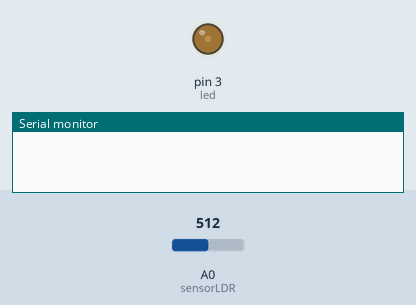
Recording of a sketch running on a simulated Arduino Uno, built with avr-gcc and run on an emulated ATmega328P. Parts: output pins drawn as LEDs (lit = HIGH), the last lines printed to the serial monitor. The test bench sets the inputs (shaded band); at power-on: A0 (sensorLDR) = 512.

Above: at 0.05 s.
At 0.75 s:
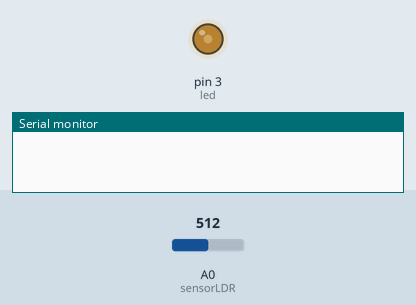
At 1.5 s:
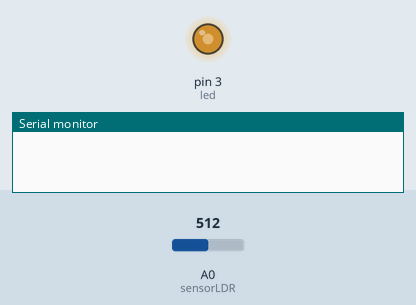
At 3.0 s:
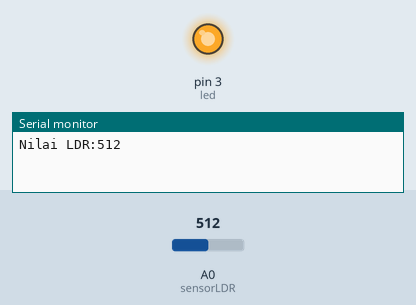
Timing chart, 0 to 6.9 s (numbered marks = the images above):
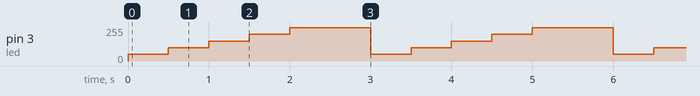

Measured:
- by itself, pin 3 (led): repeats every 3.0 s: 100/255 0.50 s, 150/255 0.50 s, 200/255 0.50 s, 250/255 1.0 s, 50/255 0.50 s

The sketch:

PERTEMUAN_3_LDR_KELAP_KELIP.ino
```cpp
//Inisialisasi pembuatan variable
int led =3;
int sensorLDR =A0;
void setup() {
 //Menentukan Fungsionalitas dari PIN pada Microcontroller
 Serial.begin(115200); //baudrate yang digunakan untuk komunikasi microcontroller dengan komputer
 pinMode(sensorLDR,INPUT);
 pinMode(led,OUTPUT);
}
void loop() {
 //Program yang akan dijalankan berulang-ulang
 analogWrite(led,50);//0-255
 delay(500);
  analogWrite(led,100);//0-255
 delay(500);
  analogWrite(led,150);//0-255
 delay(500);
  analogWrite(led,200);//0-255
 delay(500);
  analogWrite(led,250);//0-255
   delay(500);

 int bacaLDR=analogRead(sensorLDR); //Membaca Nilai LDR

 //Print ke Serial Monitor
 Serial.print("Nilai LDR:");
 Serial.print(bacaLDR);
 Serial.println();
 delay(500); //Jeda waktu perulagan seama 500 mili detik
}
```
